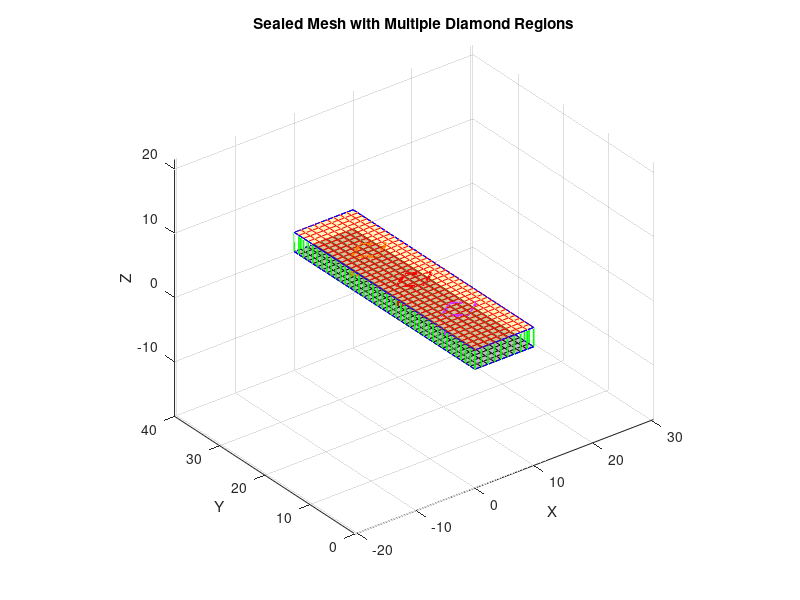

The MATLAB script that drew this image:
% --- User-defined mesh parameters ---
lengthX = 10;      % Length in x-direction (units)
widthY  = 40;      % Width in y-direction (units)
heightZ = 3;       % Distance between meshes (z-axis)
numX    = lengthX*1;      % Number of points along x-axis
numY    = widthY*1;      % Number of points along y-axis

z1 = 0;            % z-value of bottom mesh
z2 = heightZ;      % z-value of top mesh

% --- Define multiple diamond regions ---
diamond_centers = [5, 30; 5, 20; 5, 10];  % Each row is [xc, p]
diamond_axes = [3, 2; 3, 2; 3, 2];          % Each row is [a, b]

% --- Colors for each diamond (RGB rows) ---
color_list = [1 0.5 0; 1 0 0; 0.8 0.2 1];   % orange, red, purple

% --- Generate mesh grid ---
x_vals = linspace(0, lengthX, numX);
y_vals = linspace(0, widthY, numY);
[x, y] = meshgrid(x_vals, y_vals);

z_bottom = z1 * ones(size(x));
z_top = z2 * ones(size(x));

% --- Plot setup ---
figure;
hold on;
grid on;
axis equal;
axis vis3d;
xlabel('X'); ylabel('Y'); zlabel('Z');
title('Sealed Mesh with Multiple Diamond Regions');

% --- Plot top and bottom surfaces ---
surf(x, y, z_bottom, 'FaceAlpha', 0.3, 'EdgeColor', 'k');
surf(x, y, z_top, 'FaceAlpha', 0.3, 'EdgeColor', 'r');

% --- Connect points vertically: borders + diamonds ---
for i = 1:numY
    for j = 1:numX
        x_ij = x(i,j);
        y_ij = y(i,j);

        % Border condition
        isBorder = (i == 1 || i == numY || j == 1 || j == numX);
        isDiamond = false;
        diamond_id = 0;

        % Check against all diamonds
        for d = 1:size(diamond_centers, 1)
            xc_d = diamond_centers(d, 1);
            p_d = diamond_centers(d, 2);
            a_d = diamond_axes(d, 1);
            b_d = diamond_axes(d, 2);

            if abs(x_ij - xc_d) * b_d + abs(y_ij - p_d) * a_d <= a_d * b_d
                isDiamond = true;
                diamond_id = d;
                break;
            end
        end

        % Draw vertical lines
        if isBorder
            plot3([x_ij, x_ij], [y_ij, y_ij], [z_bottom(i,j), z_top(i,j)], ...
                'g-', 'LineWidth', 1.2);
        elseif isDiamond
            c = color_list(mod(diamond_id-1, size(color_list,1)) + 1, :);
            plot3([x_ij, x_ij], [y_ij, y_ij], [z_bottom(i,j), z_top(i,j)], ...
                '-', 'Color', c, 'LineWidth', 1.5);
        end
    end
end

% --- Seal edges (bottom and top) ---
for i = [1, numY]
    for j = 1:numX-1
        plot3([x(i,j), x(i,j+1)], [y(i,j), y(i,j+1)], [z_bottom(i,j), z_bottom(i,j+1)], 'b-');
        plot3([x(i,j), x(i,j+1)], [y(i,j), y(i,j+1)], [z_top(i,j), z_top(i,j+1)], 'b-');
    end
    plot3([x(i,end), x(i,1)], [y(i,end), y(i,1)], [z_bottom(i,end), z_bottom(i,1)], 'b-');
    plot3([x(i,end), x(i,1)], [y(i,end), y(i,1)], [z_top(i,end), z_top(i,1)], 'b-');
end

for j = [1, numX]
    for i = 1:numY-1
        plot3([x(i,j), x(i+1,j)], [y(i,j), y(i+1,j)], [z_bottom(i,j), z_bottom(i+1,j)], 'b-');
        plot3([x(i,j), x(i+1,j)], [y(i,j), y(i+1,j)], [z_top(i,j), z_top(i+1,j)], 'b-');
    end
    plot3([x(end,j), x(1,j)], [y(end,j), y(1,j)], [z_bottom(end,j), z_bottom(1,j)], 'b-');
    plot3([x(end,j), x(1,j)], [y(end,j), y(1,j)], [z_top(end,j), z_top(1,j)], 'b-');
end

% --- Highlight each diamond outline ---
for d = 1:size(diamond_centers, 1)
    xc_d = diamond_centers(d, 1);
    p_d = diamond_centers(d, 2);
    a_d = diamond_axes(d, 1);
    b_d = diamond_axes(d, 2);

    % Diamond corners
    dx = [xc_d, xc_d + a_d, xc_d, xc_d - a_d, xc_d];
    dy = [p_d + b_d, p_d, p_d - b_d, p_d, p_d + b_d];
    c = color_list(mod(d-1, size(color_list,1)) + 1, :);

    % Plot on bottom and top
    plot3(dx, dy, z1 * ones(size(dx)), '--', 'Color', c, 'LineWidth', 2);
    plot3(dx, dy, z2 * ones(size(dx)), '--', 'Color', c, 'LineWidth', 2);
end
% --- Add interpolated vertical lines along diamond edges ---
numInterp = 30;  % Number of interpolated segments per edge

for d = 1:size(diamond_centers, 1)
    xc_d = diamond_centers(d, 1);
    p_d = diamond_centers(d, 2);
    a_d = diamond_axes(d, 1);
    b_d = diamond_axes(d, 2);
    c = color_list(mod(d-1, size(color_list,1)) + 1, :);

    % Define diamond corners
    corners_x = [xc_d, xc_d + a_d, xc_d, xc_d - a_d];
    corners_y = [p_d + b_d, p_d, p_d - b_d, p_d];

    % Connect edges: (1→2), (2→3), (3→4), (4→1)
    for k = 1:4
        x1 = corners_x(k);
        y1 = corners_y(k);
        x2 = corners_x(mod(k,4)+1);
        y2 = corners_y(mod(k,4)+1);

        % Interpolate between (x1,y1) and (x2,y2)
        x_edge = linspace(x1, x2, numInterp);
        y_edge = linspace(y1, y2, numInterp);

        for n = 1:numInterp
            plot3([x_edge(n), x_edge(n)], [y_edge(n), y_edge(n)], [z1, z2], ...
                  '-', 'Color', c, 'LineWidth', 1);
        end
    end
end


% --- Final view setup ---
view(3);

% === GENERATE EDGESETTOPOLOGYCONTAINER STRINGS ===
points = {};
edges = [];
index_map = nan(size(x,1), size(x,2), 2); % [bottom, top]
index = 0;

for i = 1:numY
    for j = 1:numX
        x_ij = x(i,j);
        y_ij = y(i,j);

        % Border condition
        isBorder = (i == 1 || i == numY || j == 1 || j == numX);
        isDiamond = false;

        for d = 1:size(diamond_centers, 1)
            xc_d = diamond_centers(d, 1);
            yc_d = diamond_centers(d, 2);
            a_d = diamond_axes(d, 1);
            b_d = diamond_axes(d, 2);

            if abs(x_ij - xc_d) * b_d + abs(y_ij - yc_d) * a_d <= a_d * b_d
                isDiamond = true;
                break;
            end
        end

        if isBorder || isDiamond
            % Bottom point
            points{end+1} = sprintf('%.2f %.2f %.2f', x_ij, y_ij, z_bottom(i,j));
            index_map(i,j,1) = index;
            bottom_idx = index;
            index = index + 1;

            % Top point
            points{end+1} = sprintf('%.2f %.2f %.2f', x_ij, y_ij, z_top(i,j));
            index_map(i,j,2) = index;
            top_idx = index;
            index = index + 1;

            % Vertical edge
            edges(end+1,:) = [bottom_idx, top_idx];
        end
    end
end

% Horizontal & vertical connections on top and bottom
for i = 1:numY
    for j = 1:numX
        for k = 1:2
            idx = index_map(i,j,k);
            if isnan(idx), continue; end
            if j < numX && ~isnan(index_map(i,j+1,k))
                edges(end+1,:) = [idx, index_map(i,j+1,k)];
            end
            if i < numY && ~isnan(index_map(i+1,j,k))
                edges(end+1,:) = [idx, index_map(i+1,j,k)];
            end
        end
    end
end

% === PRINT TO CONSOLE ===
fprintf('\n<EdgeSetTopologyContainer name="Container_points" points="\n');
for i = 1:length(points)
    fprintf('    %s\n', points{i});
end
fprintf('"/>\n');

fprintf('\n<EdgeSetTopologyContainer name="Container_full_web" points="@Container_points.points" edges="\n');
for i = 1:size(edges,1)
    fprintf('    %d %d\n', edges(i,1), edges(i,2));
end
fprintf('"/>\n');

% === Save points/edges in single-line format to .txt ===
flat_points = strjoin(points, ' ');
edge_strs = arrayfun(@(i) sprintf('%d %d', edges(i,1), edges(i,2)), 1:size(edges,1), 'UniformOutput', false);
flat_edges = strjoin(edge_strs, ' ');

% Write to file
fileID = fopen('matlab_sofa_output.txt', 'w');
fprintf(fileID, '<?xml version="1.0"?>\n');
fprintf(fileID, '<Node name="Root" gravity="0.0 0.0 0.0">\n');
fprintf(fileID, '  <Node name="web">\n');
fprintf(fileID, '    <EdgeSetTopologyContainer name="Container_points" points="%s"/>\n', flat_points);
fprintf(fileID, '    <EdgeSetTopologyContainer name="Container_full_web" points="@Container_points.points" edges="%s"/>\n', flat_edges);
fprintf(fileID, '  </Node>\n');
fprintf(fileID, '</Node>\n');
fclose(fileID);

disp('📝 Output written to matlab_sofa_output.txt (compact XML)');
